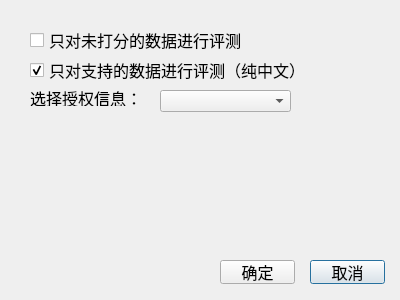
<?xml version="1.0" encoding="UTF-8"?>
<ui version="4.0">
 <class>BiaobeiPingceDialog</class>
 <widget class="QDialog" name="BiaobeiPingceDialog">
  <property name="geometry">
   <rect>
    <x>0</x>
    <y>0</y>
    <width>400</width>
    <height>300</height>
   </rect>
  </property>
  <property name="font">
   <font>
    <pointsize>12</pointsize>
   </font>
  </property>
  <property name="windowTitle">
   <string>标贝语音评测</string>
  </property>
  <widget class="QCheckBox" name="checkBox">
   <property name="geometry">
    <rect>
     <x>30</x>
     <y>30</y>
     <width>221</width>
     <height>20</height>
    </rect>
   </property>
   <property name="text">
    <string>只对未打分的数据进行评测</string>
   </property>
  </widget>
  <widget class="QCheckBox" name="checkBox_2">
   <property name="geometry">
    <rect>
     <x>30</x>
     <y>60</y>
     <width>281</width>
     <height>20</height>
    </rect>
   </property>
   <property name="text">
    <string>只对支持的数据进行评测（纯中文）</string>
   </property>
   <property name="checkable">
    <bool>true</bool>
   </property>
   <property name="checked">
    <bool>true</bool>
   </property>
  </widget>
  <widget class="QPushButton" name="pushButton_quxiao">
   <property name="geometry">
    <rect>
     <x>310</x>
     <y>260</y>
     <width>75</width>
     <height>24</height>
    </rect>
   </property>
   <property name="text">
    <string>取消</string>
   </property>
  </widget>
  <widget class="QPushButton" name="pushButton_queding">
   <property name="geometry">
    <rect>
     <x>220</x>
     <y>260</y>
     <width>75</width>
     <height>24</height>
    </rect>
   </property>
   <property name="text">
    <string>确定</string>
   </property>
  </widget>
  <widget class="QComboBox" name="comboBox">
   <property name="geometry">
    <rect>
     <x>160</x>
     <y>90</y>
     <width>131</width>
     <height>22</height>
    </rect>
   </property>
  </widget>
  <widget class="QLabel" name="label">
   <property name="geometry">
    <rect>
     <x>30</x>
     <y>90</y>
     <width>111</width>
     <height>16</height>
    </rect>
   </property>
   <property name="text">
    <string>选择授权信息：</string>
   </property>
  </widget>
  <widget class="QLabel" name="label_error">
   <property name="geometry">
    <rect>
     <x>30</x>
     <y>230</y>
     <width>351</width>
     <height>16</height>
    </rect>
   </property>
   <property name="styleSheet">
    <string notr="true">color:red</string>
   </property>
   <property name="text">
    <string/>
   </property>
  </widget>
 </widget>
 <resources/>
 <connections/>
</ui>
